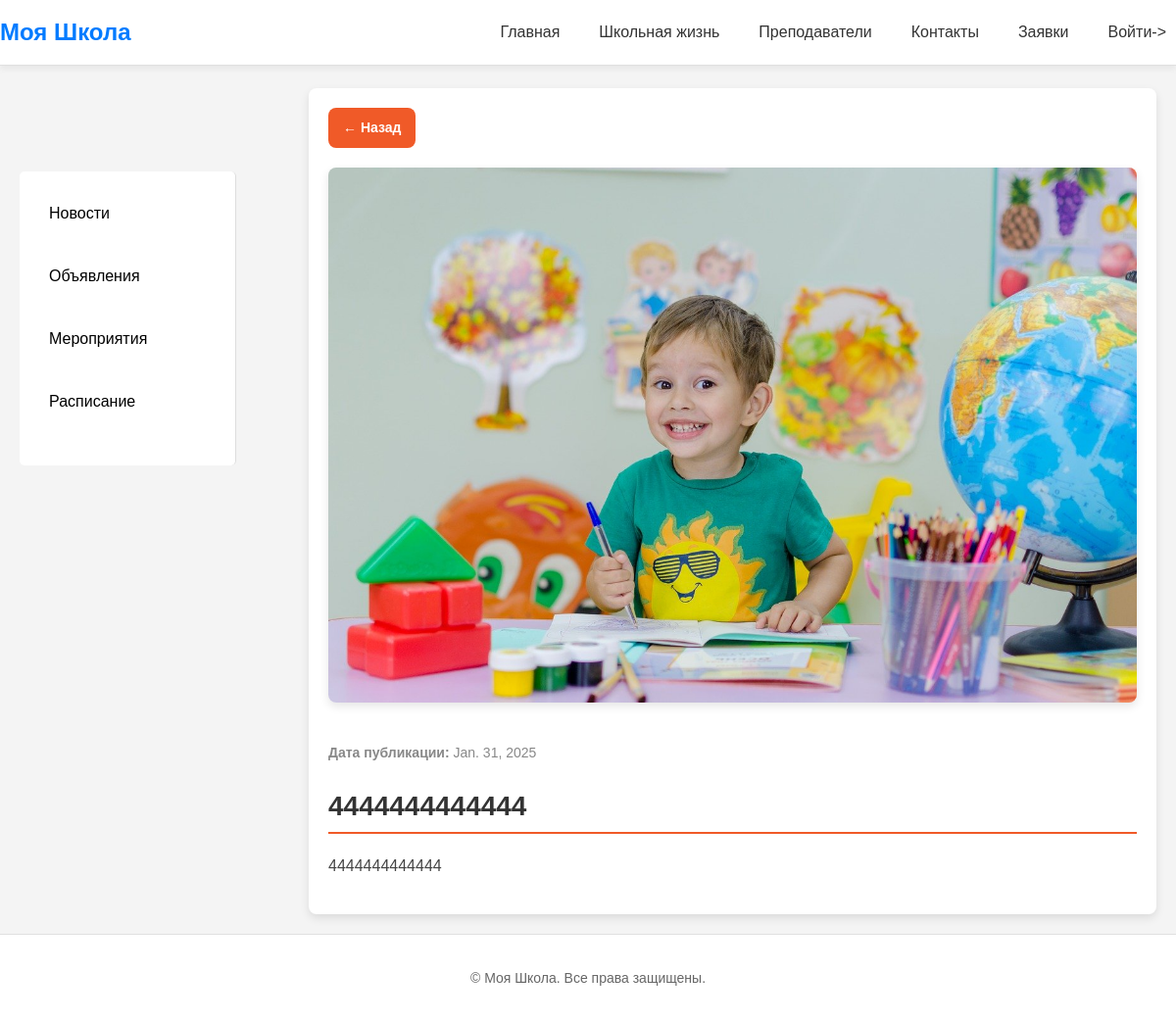
Page /school_life/blog/4/ on the committed database.
### school/models.py (models this page shows, shortened)
class Blog(models.Model):
    CATEGORY_CHOICES = [
        ('news', 'Новости'),
        ('announce', 'Объявления'),
        ('event', 'Мероприятия'),
        ('schedule', 'Расписание'),
    ]
    category = models.CharField(max_length=100, choices=CATEGORY_CHOICES, default='blog')
    title = models.CharField(max_length=100)
    description = models.TextField()
    pub_date = models.DateField('date published')
    image = models.ImageField(upload_to='images/blog', blank=True, null=True)

### school/views.py (the view)
# urls.py: path('school_life/blog/<int:blog_id>/', views.school_life_detail_view, name='blog_detail'),
def school_life_detail_view(request, blog_id):
    categories = Blog.CATEGORY_CHOICES
    blog = get_object_or_404(Blog, id=blog_id)
    return render(request, 'school_life/blog.html', {
        'categories': categories,
        'blog': blog,
    })

### templates/school_life/blog.html (shortened to what this page needs)
{% extends 'index.html' %}
{% block content %}
<div class="layout-container">
    {% include 'school_life/menu.html' %}
    <section class="main-content">
        <div class="blog-detail">
            <a href="{% url 'school_life' blog.id%}" class="back-button">← Назад</a>
            {% if blog.image %}
                <img src="{{ blog.image.url }}" alt="{{ blog.title }}" class="blog-detail-image">
            {% endif %}
            <p class="blog-detail-date"><strong>Дата публикации:</strong> {{ blog.pub_date }}</p>
            <h1 class="blog-detail-title">{{ blog.title }}</h1>
            <p class="blog-detail-description">{{ blog.description }}</p>
        </div>
    </section>
</div>
{% endblock %}

### static/css/styles.css (style rules this page uses)
body { margin: 0; font-family: 'Arial', sans-serif; font-size: 16px; line-height: 1.5; color: #333; background-color: #f4f4f4; }
body { padding-top: 70px; }
.layout-container { display: grid; grid-template-columns: 1fr 1fr 1fr 1fr; max-width: 1200px; margin: 0 auto; padding: 20px; gap: 20px; }
.main-content { grid-column: span 3; }
.blog-detail { background-color: #fff; padding: 20px; border-radius: 8px; box-shadow: 0 4px 10px rgba(0, 0, 0, 0.1); overflow: hidden; }
.back-button { display: inline-block; margin-bottom: 20px; padding: 10px 15px; background-color: #f05a28; color: #fff; text-decoration: none; font-size: 14px; border-radius: 8px; font-weight: bold; transition: background-color 0.3s ease; }
.blog-detail-image { width: 100%; height: auto; border-radius: 8px; margin-bottom: 20px; object-fit: cover; box-shadow: 0 4px 10px rgba(0, 0, 0, 0.1); }
.blog-detail-date { font-size: 14px; color: #888; margin-bottom: 10px; }
.blog-detail-title { font-size: 28px; color: #333; margin-bottom: 20px; border-bottom: 2px solid #f05a28; padding-bottom: 5px; }
.blog-detail-description { font-size: 16px; line-height: 1.6; color: #444; }

### rows in the picture
Blog: image (picture), pub_date "Jan. 31, 2025", title "4444444444444", description "4444444444444"

### other values in the picture
{{ label }} "Новости" "Объявления" "Мероприятия" "Расписание"
